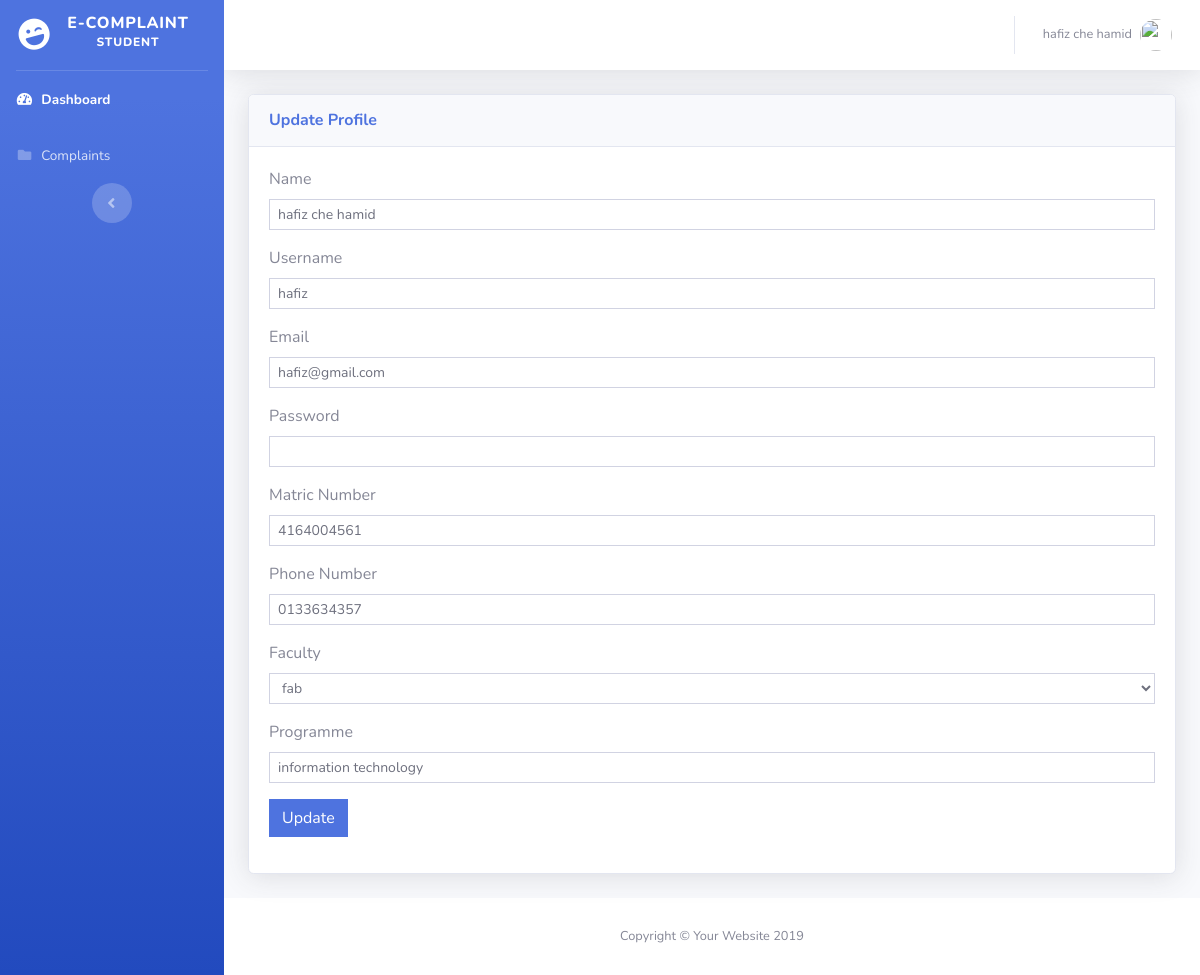
The app's page /profile.php (signed in) with its own data.
### tables this page shows
CREATE TABLE `users` (
  `userId` int(10) UNSIGNED NOT NULL,
  `role` varchar(255) NOT NULL,
  `name` varchar(250) DEFAULT NULL,
  `username` varchar(250) DEFAULT NULL,
  `email` varchar(250) DEFAULT NULL,
  `password` varchar(250) DEFAULT NULL,
  `icNum` varchar(250) DEFAULT NULL,
  `matricNum` varchar(250) DEFAULT NULL,
  `phoneNum` varchar(250) DEFAULT NULL,
  `faculty` varchar(250) DEFAULT NULL,
  `location` varchar(250) DEFAULT NULL,
  `programe` varchar(250) DEFAULT NULL,
  `staffPosition` varchar(255) NOT NULL,
  `CreatedDate` timestamp NOT NULL DEFAULT CURRENT_TIMESTAMP ON UPDATE CURRENT_TIMESTAMP
);

### profile.php (the view, shortened to what this page needs)
<?php
include('include/db.php');
$userId = $_SESSION['user']['userId'];
$db_query = $conn->query("SELECT * FROM users WHERE userId=$userId");
if ($db_query) {
	$db_row = $db_query->fetch_assoc();
	$name = $db_row['name'];
	$username = $db_row['username'];
	$email = $db_row['email'];
	$matric_no = $db_row['matricNum'];
	$phone_no = $db_row['phoneNum'];
	$faculty = $db_row['faculty'];
	$programme = $db_row['programe'];
}
?>
<!DOCTYPE html>
<html lang="en">
<head>
  <link href="vendor/fontawesome-free/css/all.min.css" rel="stylesheet" type="text/css">
  <link href="css/sb-admin-2.min.css" rel="stylesheet">
  <link href="vendor/datatables/dataTables.bootstrap4.min.css" rel="stylesheet">
</head>
<body id="page-top">
  <div id="wrapper">
    <ul class="navbar-nav bg-gradient-primary sidebar sidebar-dark accordion" id="accordionSidebar">
      <a class="sidebar-brand d-flex align-items-center justify-content-center" href="index.html">
        <div class="sidebar-brand-icon rotate-n-15">
          <i class="fas fa-laugh-wink"></i>
        </div>
        <div class="sidebar-brand-text mx-3">E-complaint <br><sup><?= $_SESSION['user']['role'] ?></sup></div>
      </a>
      <hr class="sidebar-divider my-0">
      <li class="nav-item active">
        <a class="nav-link" href="dashboard.php">
          <i class="fas fa-fw fa-tachometer-alt"></i>
          <span>Dashboard</span></a>
      </li>
      <li class="nav-item">
        <a class="nav-link" href="complaint.php">
          <i class="fa fa-fw fa-folder"></i>
          <span>Complaints</span></a>
      </li>
      <div class="text-center d-none d-md-inline">
        <button class="rounded-circle border-0" id="sidebarToggle"></button>
      </div>
    </ul>
    <div id="content-wrapper" class="d-flex flex-column">
      <div id="content">
        <nav class="navbar navbar-expand navbar-light bg-white topbar mb-4 static-top shadow">
          <ul class="navbar-nav ml-auto">
            <li class="nav-item dropdown no-arrow">
              <a class="nav-link dropdown-toggle" href="#" id="userDropdown" role="button" data-toggle="dropdown" aria-haspopup="true" aria-expanded="false">
                <span class="mr-2 d-none d-lg-inline text-gray-600 small"><?= $_SESSION['user']['name'] ?></span>
                <img class="img-profile rounded-circle" src="https://source.unsplash.com/QAB-WJcbgJk/60x60">
              </a>
            </li>
          </ul>
        </nav>
        <div class="container-fluid">
          <div class="row">
            <div class="col-xl-12 col-lg-12">
              <div class="card shadow mb-4">
                <div class="card-header py-3 d-flex flex-row align-items-center justify-content-between">
                  <h6 class="m-0 font-weight-bold text-primary">Update Profile</h6>
                </div>
                <div class="card-body">
                   <form action="" method="POST" id="profileForm">
                        <div class="form-group">
                            <label>Name</label>
                            <input type="text" name="name" class="form-control form-control-sm rounded-0" value="<?= $name; ?>">
                        </div>
                        <div class="form-group">
                            <label>Username</label>
                            <input type="text" name="username" class="form-control form-control-sm rounded-0" value="<?= $username; ?>">
                        </div>
                        <div class="form-group">
                            <label>Email</label>
                            <input type="email" name="email" class="form-control form-control-sm rounded-0" value="<?= $email; ?>">
                        </div>
                        <div class="form-group">
                            <label>Password</label>
                            <input type="password" name="password" class="form-control form-control-sm rounded-0">
                        </div>
                        <div class="form-group">
                            <label>Matric Number</label>
                            <input type="text" name="matric_no" class="form-control form-control-sm rounded-0" value="<?= $matric_no; ?>">
                        </div>
                        <div class="form-group">
                            <label>Phone Number</label>
                            <input type="text" name="phone_no" class="form-control form-control-sm rounded-0" value="<?= $phone_no; ?>">
                        </div>
                        <div class="form-group">
                            <label>Faculty</label>
                             <select name="fakulti" id="fakulti" class="form-control form-control-sm rounded-0" required>
                                <option value="<?= $faculty ?>"><?= $faculty ?></option>
                            </select>
                        </div>
                        <div class="form-group">
                            <label>Programme</label>
                            <input type="text" name="programme" class="form-control form-control-sm rounded-0" value="<?= $programme ?>">
                        </div>
                        <div class="form-group">
                            <input type="submit" name="update" class="btn btn-primary rounded-0" value="Update">
                        </div>
                    </form>
                </div>
              </div>
            </div>
          </div>
        </div>
      </div>
      <footer class="sticky-footer bg-white">
        <div class="container my-auto">
          <div class="copyright text-center my-auto">
            <span>Copyright &copy; Your Website 2019</span>
          </div>
        </div>
      </footer>
    </div>
  </div>
</body>
</html>

### records on screen
users: name "hafiz che hamid", username "hafiz", email "hafiz@gmail.com", matric_no "4164004561", phone_no "0133634357", fakulti "fab", programme "information technology"

### other values on screen
$_SESSION['user']['role'] "STUDENT"
$_SESSION['user']['name'] "hafiz che hamid"
